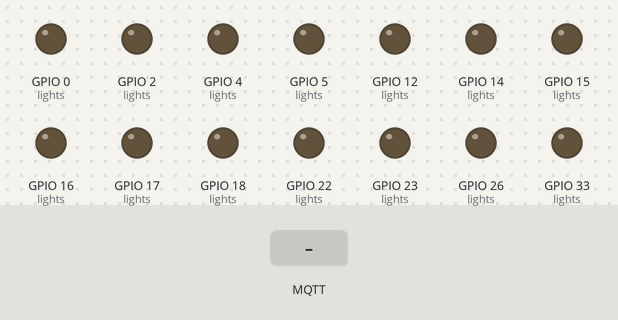
Recording of a sketch running on a simulated ESP32. On the bench: output pins drawn as LEDs (lit = HIGH). The inputs (shaded band) are chosen by the test bench. WiFi joins after 1.5 s; servers stay silent unless stated; no MQTT or app messages arrive unless stated; what the sketch prints to the serial monitor is not drawn.

Above: at 0.0 s.
At 2.7 s:
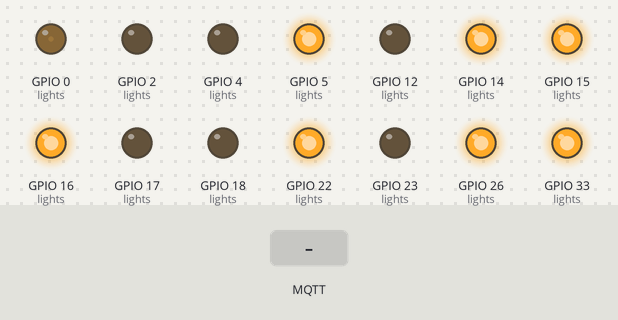
2.8 s: MQTT message "light/cmd/state" arrives on the first subscribed topic
4.3 s: MQTT message "light/cmd/state" arrives on the second subscribed topic
Timing chart, 0 to 7.3 s (numbered marks = the images above; inputs shaded):
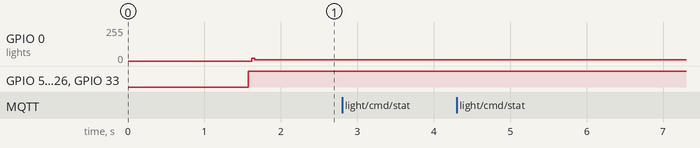

Measured:
- after the input at 2.8 s, every drawn part: stays the same
- after the input at 4.3 s, every drawn part: stays the same

The sketch:

LightsWithMQTToverWIFI.ino
```cpp
#include <WiFi.h>
#include <ArduinoJson.h>
#include <ArduinoJson.hpp>
#include <PubSubClient.h>

#define argsLimit 5
#define lightLimit 9
#define lightOffsett 0
#define jsonBuffer 256

// Give unit a unique identifier in the system.
const char* uuid = "intersectionLightsTest";

// Replace the next variables with your SSID/Password combination
const char* ssid = "Modelljernbane";
const char* password = "mat.tab.tea";

// Add your MQTT Broker IP address:
const char* mqtt_server = "192.168.0.219";

WiFiClient espClient;
PubSubClient client(espClient);

struct light{
  uint8_t redPin;
  uint8_t greenPin;
  bool state;

  light(uint8_t _redPin, uint8_t _greenPin)
  {
    redPin = _redPin;
    greenPin = _greenPin;
  }
  light(){}
};

light lights[lightLimit] = {
  light(16, 17),
  light(15, 2),
  light(0, 4),
  light(22, 23),
  light(5, 18),
  light(26, 27),
  light(14, 12),
  light(33, 25)
};

void setup() {
  //Serial interface for debugging
  Serial.begin(9600);
  //MQTT related setup
  setup_wifi();
  client.setServer(mqtt_server, 1883);
  client.setCallback(callback);
  for(int i = 0; i < lightLimit; i++){
    pinMode(lights[i].redPin, OUTPUT);
    pinMode(lights[i].greenPin, OUTPUT);
  }
}

void loop() {
  //Make sure we have a server connection
  if (!client.connected()) {
    reconnect();
  }
  //Check for messages
  client.loop();
  for(int i = 0; i < lightLimit; i++){
    //Serial.print("R_Pin: ");
    //Serial.print(lights[i].redPin);
    //Serial.print(" R_Val: ");
    //Serial.print(!lights[i].state);
    //Serial.print(" G_Pin: ");
    //Serial.print(lights[i].redPin);
    //Serial.print(" G_Val: ");
    //Serial.println(lights[i].state);
    digitalWrite(lights[i].redPin, !lights[i].state);
    digitalWrite(lights[i].greenPin, lights[i].state);
  }
}

void setup_wifi() {
  delay(10);
  // We start by connecting to a WiFi network
  Serial.println();
  Serial.print("Connecting to ");
  Serial.println(ssid);

  WiFi.begin(ssid, password);

  while (WiFi.status() != WL_CONNECTED) {
    delay(500);
    Serial.print(".");
  }

  Serial.println("");
  Serial.println("WiFi connected");
  Serial.println("IP address: ");
  Serial.println(WiFi.localIP());
}

void callback(char* topic, byte* message, unsigned int length) {
  //Reserve memory
  StaticJsonDocument<jsonBuffer> payload;
  deserializeJson(payload, message, length);

  Serial.print("Message arrived on topic: ");
  Serial.println(topic);

  if (String(topic) == "light/cmd/state") {
    uint8_t Id                = payload["Id"];
    Id -= lightOffsett;
    bool State                = payload["State"];
    //Do something with ligh
    Serial.print("Id: ");
    Serial.print(Id);
    Serial.print(" State: ");
    Serial.println(State);
    if (Id < lightLimit)
      lights[Id].state = State;

  }
  else if(String(topic) == "light/cmd"){
    //Handle cmd
  }
}


void reconnect() {
  // Loop until we're reconnected
  while (!client.connected()) {
    Serial.print("Attempting MQTT connection...");
    // Attempt to connect
    if (client.connect(uuid)) {
      Serial.println("connected");
      // Subscribe
      client.subscribe("light/cmd/state");
      client.subscribe("light/cmd");
    } else {
      Serial.print("failed, rc=");
      Serial.print(client.state());
      Serial.println(" try again in 1 second");
      // Wait 1 second before retrying
      delay(1000);
    }
  }
}
```
